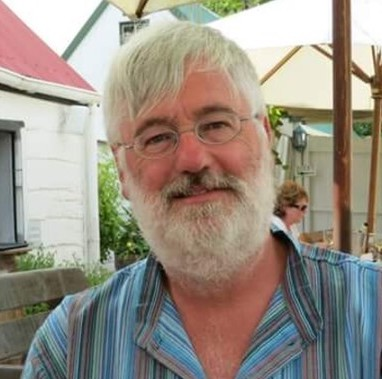
#> input picture subgroups/images/David.jpg, 382 x 379 px
$ python mergeimages.py images/David.jpg images/somayeh.jpg
#> lines starting #> are read from the running program, lines starting #| are printed output that depends on the picture
import sys
from PIL import Image
#Read the two images
image1 = Image.open(sys.argv[1])
#> image1 is the input picture: PIL image 382x379 RGB; mean R, G, B 152.8, 144, 132.6

image1.show()
image2 = Image.open(sys.argv[2])
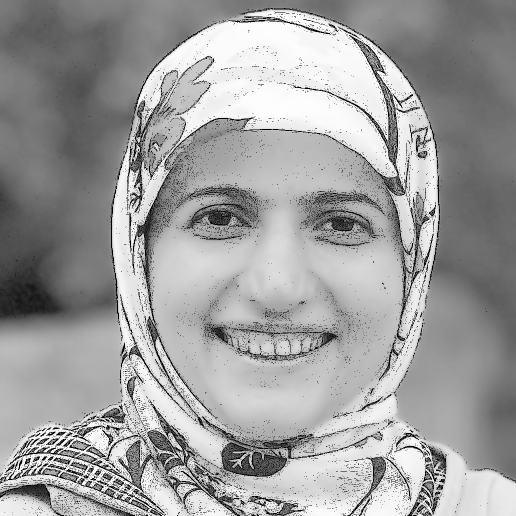
#> input picture subgroups/images/somayeh.jpg, 1032 x 1031 px (shown at 1/2 size)
#> image2 is the input picture: PIL image 1032x1031 L; min 0, max 255, mean 158.7
image2.show()

#resize, first image
image1 = image1.resize(image2.size)
#> image1: PIL image 1032x1031 RGB
image1_size = image1.size
#> image1_size = (1032, 1031)


box = (0, 0, int(image1_size[0]*0.75), image1_size[1])
#> box = (0, 0, 774, 1031)
image1 = image1.crop(box)
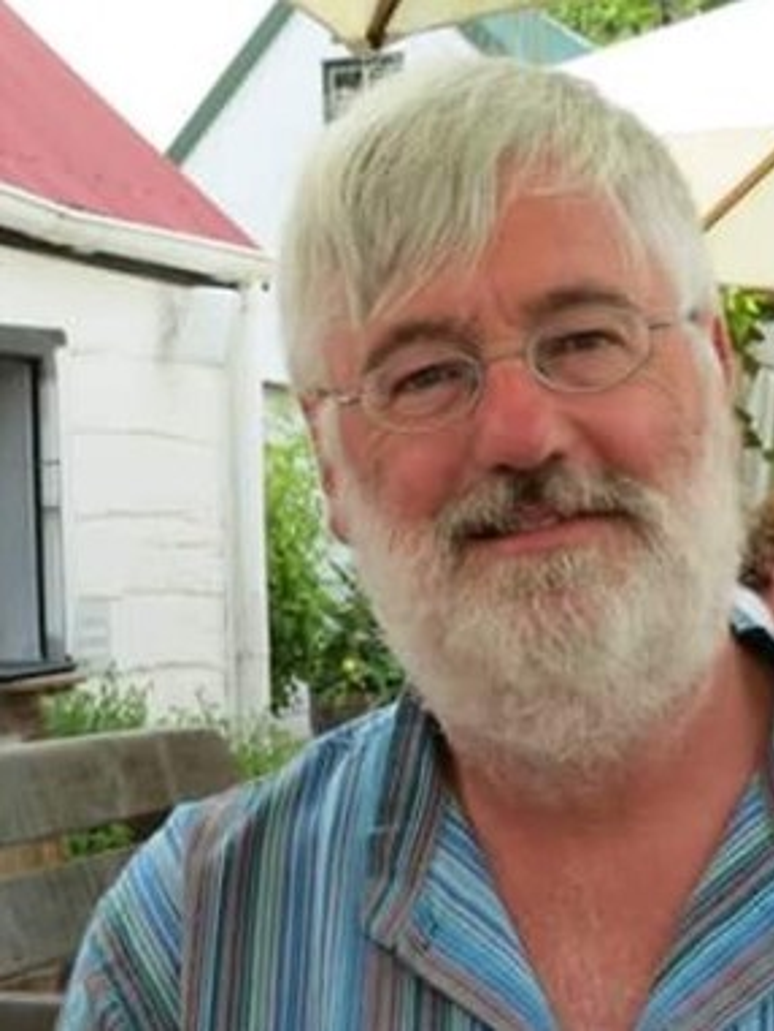
#> image1: PIL image 774x1031 RGB; mean R, G, B 157.5, 146, 134.1


box = (int(image1_size[0]*0.25), 0, image1_size[0], image1_size[1])
#> box = (258, 0, 1032, 1031)
image2 = image2.crop(box)
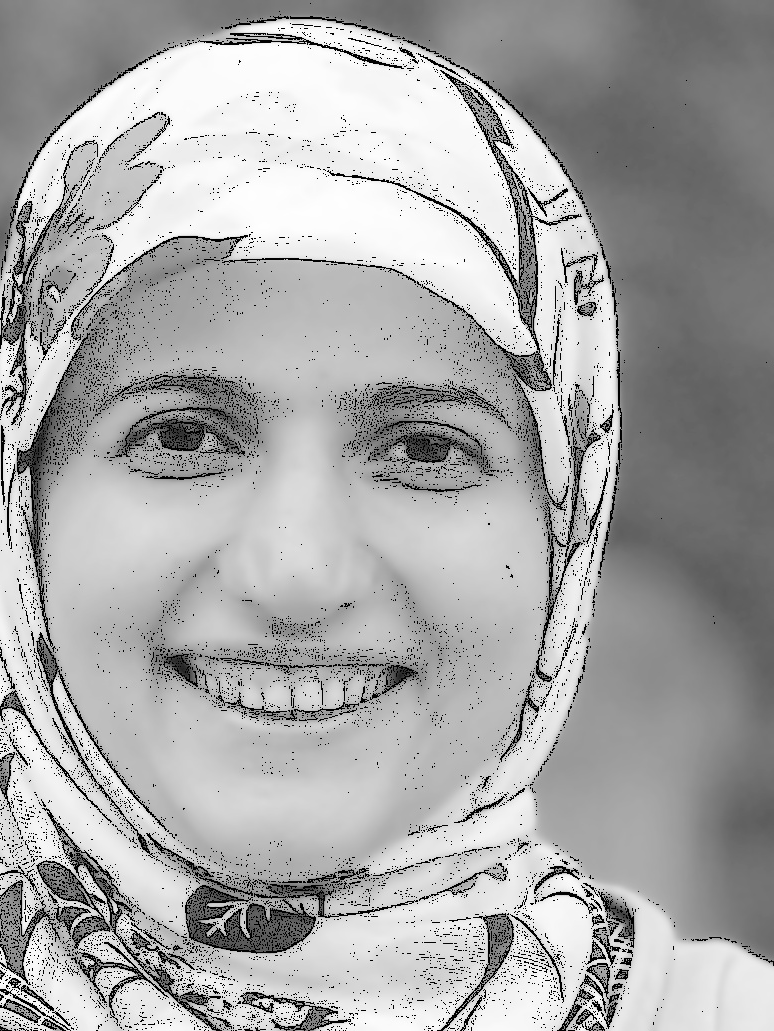
#> image2: PIL image 774x1031 L; min 0, max 255, mean 168

image2 = image2.resize(image1.size)
image1_size = image1.size
#> image1_size = (774, 1031)

print(image1.size)
#| (774, 1031)
print(image2.size)
#| (774, 1031)

new_image = Image.new('RGB',(image1_size[0]*2, image1_size[1]), (250,250,250))
#> new_image: PIL image 1548x1031 RGB; every value is 250
new_image.paste(image1,(0,0))
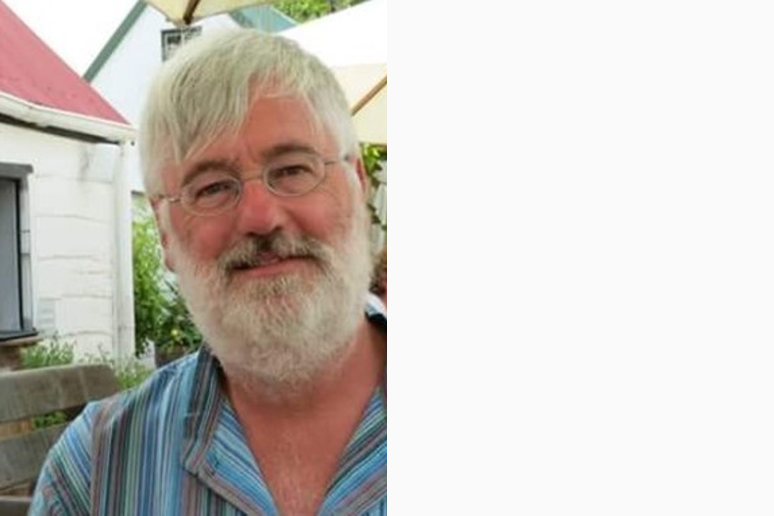
#> new_image: PIL image 1548x1031 RGB (shown at 1/2 size); mean R, G, B 203.8, 198, 192
new_image.paste(image2,(image1_size[0],0))
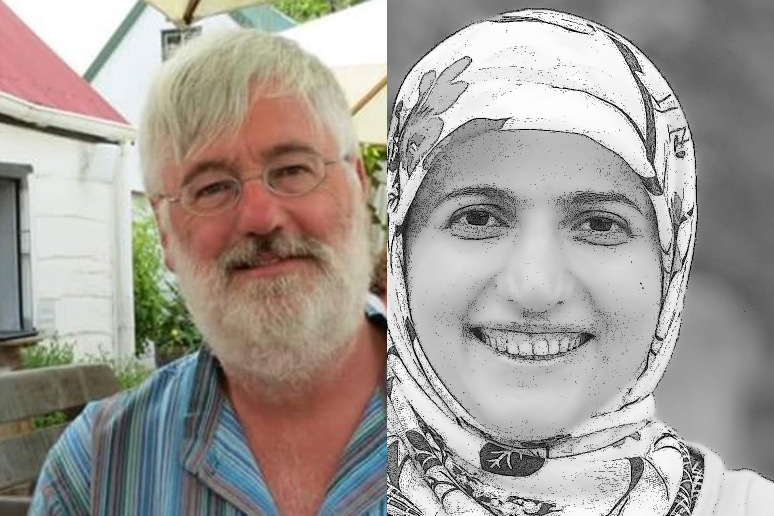
#> new_image: PIL image 1548x1031 RGB (shown at 1/2 size); mean R, G, B 162.8, 157, 151
new_image.save("merged_image.png","PNG")
new_image.show()
